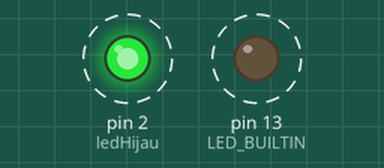
This sketch was run on a simulated Arduino Uno, built with avr-gcc and run on an emulated ATmega328P. Parts: output pins drawn as LEDs (lit = HIGH). Dashed ring = blinking.

Above: at 0.5 s.
Timing chart, 0 to 4.6 s (numbered marks = the images above):
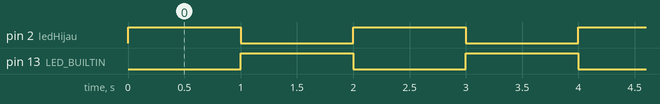

Measured:
- by itself, pin 2 (ledHijau), pin 13 (LED_BUILTIN): alternates HIGH for 1.0 s and LOW for 1.0 s
- by itself, everything shown: repeats every 2.0 s, in 3 steps

The sketch:

2-lampu-nyala-bergantian.ino
```cpp
// Define pin numbers
const int ledHijau = 2;      // Pin untuk LED hijau

void setup() {
  // Initialize the LED pins as outputs
  pinMode(ledHijau, OUTPUT);
  pinMode(LED_BUILTIN, OUTPUT);
}

void loop() {
 // Turn on the green LED
  digitalWrite(ledHijau, HIGH);
  delay(1000);

  // Turn off the green LED
  digitalWrite(ledHijau, LOW);

  // Turn on the built-in LED
  digitalWrite(LED_BUILTIN, HIGH);
  delay(1000);

  // Turn off the built-in LED
  digitalWrite(LED_BUILTIN, LOW);
}
```
